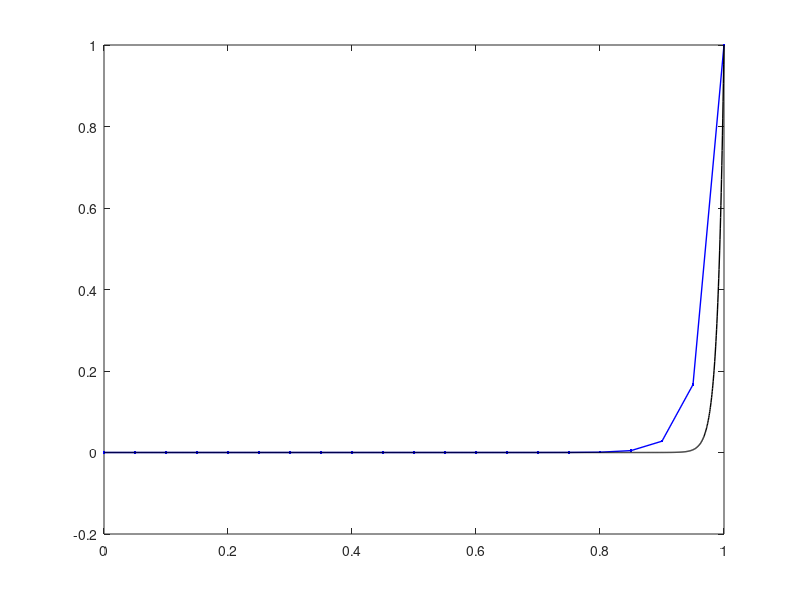

Write MATLAB code to recreate this figure.
clear all
%close all

% INPUT BEGIN %%%%%%%%%%%%%%%
L=1;
a=10;
kappa=1e-1;
Nel=20;
phi1=0;
phi2=1;
% INPUT END %%%%%%%%%%%%%%%%%


PeL=a*L/kappa;
h=L/Nel;
x=L/Nel*[0:1:Nel]'; 

% output
alpha = a*h/(2*kappa)


DC=1/2*[-1 1;
        -1 1];

DD=1/h*[ 1 -1;
        -1  1];

M1=zeros(Nel+1,Nel+1);
for i=1:Nel,
    M1(i:i+1,i:i+1) = M1(i:i+1,i:i+1) ...
                     +a*DC+(kappa+a*h/2)*DD;
end

M1= M1(2:end-1,:);
f11=M1(:,1);
f12=M1(:,end);
M1= M1(:,2:end-1);
phiU = [phi1; -inv(M1)*(f11*phi1+f12*phi2); phi2];


bcf=[phi1; phi2];
bcK=[1 1; 1 exp(PeL)];
ccc = inv(bcK)*bcf;
c1=ccc(1,1);
c2=ccc(2,1);
xe=[0:0.0005:L];

figure(2), clf
gg=plot(x,phiU,'.-b');
set(gg,'LineWidth',1) 
hold on
gg=plot(xe,c1+c2*exp(PeL*xe/L),'k');
set(gg,'LineWidth',1) 
axis([0 1 -.2 1])

